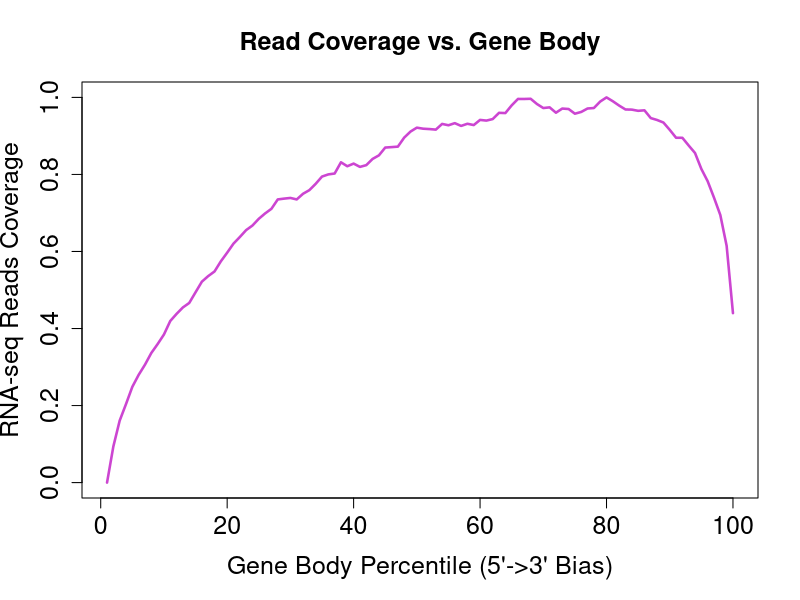

Write the R code that produced this figure.
accepted_hits <- c(0.0,0.09392123675819443,0.16087905943511704,0.20386713614313995,0.24862179438743898,0.2796767563810013,0.30612258776238044,0.3364075982651535,0.35958699167334107,0.38447025221767184,0.41955480331857403,0.43808653076027987,0.4547889622655766,0.46639717105163736,0.4941207138863283,0.5216538467350732,0.5361030934066764,0.5481276351381984,0.5744215918879301,0.5969149048705665,0.62041467063606,0.6375032112795249,0.6555211339972496,0.6673839783597539,0.6848465386184698,0.6987857585420035,0.7108027443217022,0.7351177972889245,0.7372289302283409,0.7389962673597993,0.7351344203829356,0.7498428362020764,0.7592401734846539,0.7756834358424131,0.7944909555256676,0.8001148504677135,0.8024118598219818,0.8315347649343388,0.8212987169993804,0.8281882338718208,0.8195986278391489,0.8241223761957294,0.8402611336950115,0.8495337977725054,0.8697890378250949,0.8709526544058755,0.8722046756229882,0.8956734619860064,0.9113377057107884,0.921464947939492,0.9187470720686685,0.9178018224955797,0.9163745031961676,0.9311531893672645,0.9276608284345579,0.9331615613618848,0.9259932298671664,0.9315604551705379,0.9282177020839315,0.9415736025267103,0.9398115545615281,0.9437557614132652,0.9599557221223157,0.9593482235957264,0.9793201154549439,0.9960452148157103,0.9959530322034666,0.9964539918093482,0.9828313662672087,0.9724064195366691,0.974186601786227,0.9602738276940747,0.9710531485651247,0.9698887763891617,0.9577123600259925,0.9622701101657776,0.9712012452208605,0.9724230426306801,0.9892448581747842,1.0,0.990032188354767,0.978723195260907,0.9686760461215299,0.9682914481737265,0.9651897299502818,0.9664810421168755,0.9462900276547836,0.9413688362323002,0.9347709791002372,0.9157503815755671,0.8952692185634624,0.8951007208378039,0.8750003777975912,0.8556374956553277,0.8142799933507624,0.7823356958276034,0.739788131110876,0.6946073171837457,0.6145754310670515,0.4399347165762471)


pdf("P0_1_genebody.geneBodyCoverage.curves.pdf")
x=1:100
icolor = colorRampPalette(c("#cc45d1","#beaed4","#fdc086","#ffff99","#386cb0","#f0027f"))(1)
plot(x,accepted_hits,type='l', main = "Read Coverage vs. Gene Body",xlab="Gene Body Percentile (5'->3' Bias)", ylab="RNA-seq Reads Coverage",cex.lab=1.5, cex.axis=1.5, cex.main=1.5, cex.sub=1.5, lwd=2.5,col=icolor[1])
dev.off()
